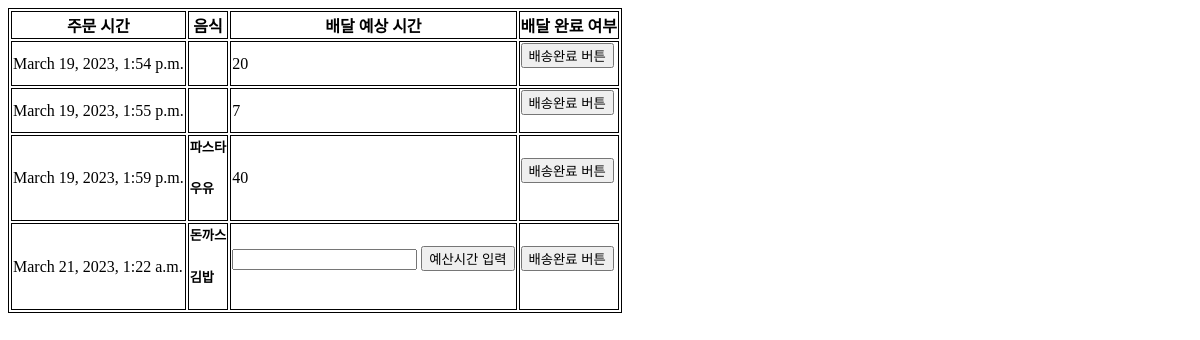
The page /delivery/orders/ on the database as committed earlier.
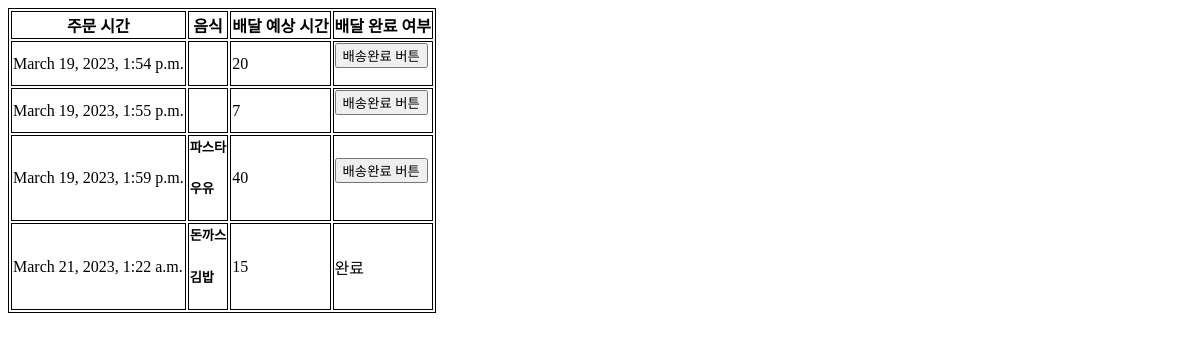
The same page on the database as committed later.
### order/models.py (models this page shows)
class Order(models.Model):
    shop = models.ForeignKey(Shop, on_delete=models.CASCADE)
    order_date = models.DateTimeField('date_ordered')
    address = models.CharField(max_length=40)
    estimated_time = models.IntegerField(default=-1)
    deliver_finish = models.BooleanField(default=0)

### delivery/views.py (the view)
# urls.py: path('orders/', views.order_list, name="order_list"),
@csrf_exempt
def order_list(request):
    if request.method == 'GET':
        order_list = Order.objects.all()
        return render(request, 'delivery/order_list.html', {'order_list':order_list})
    elif request.method == 'POST':
        order_item = Order.objects.get(pk=int(request.POST['order_id']))
        order_item.deliver_finish = 1
        order_item.save()
        return render(request, 'delivery/success.html')

### delivery/templates/delivery/order_list.html (shortened to what this page needs)
<table style="border: 1px solid black;">
    <tr style="border: 1px solid black;">
        <th style="border: 1px solid black;">주문 시간</th>
        <th style="border: 1px solid black;">음식</th>
        <th style="border: 1px solid black;">배달 예상 시간</th>
        <th style="border: 1px solid black;">배달 완료 여부</th>
    </tr>
    {% for order in order_list %}
    <tr style="border: 1px solid black;">
        <td style="border: 1px solid black;">
            {{ order.order_date }}
        </td>
        <td style="border: 1px solid black;">
            {% for food in order.orderfood_set.all %}
                <h5> {{food.food_name}} </h5>
            {% endfor %}
        </td>
        <td style="border: 1px solid black;">
            {% if order.estimated_time == -1 %}
                <form method="post" action="{% url 'timeinput' %}">
                    <input type="number" name="estimated_time">
                    <input type="submit" value="예산시간 입력">
                </form>
            {% else %}
                {{order.estimated_time}}
            {% endif %}
        </td>
        <td style="border: 1px solid black;">
            {% if order.deliver_finish == 0 %}
                <form method="post" action="{% url 'order_list' %}">
                    <input type="submit" value="배송완료 버튼">
                </form>
            {% else %}
                완료
            {% endif %}
        </td>
    </tr>
    {% endfor %}
</table>

Rows that differ between the two databases and show on the page:
changed Order "March 21, 2023, 1:22 a.m.": estimated_time (not shown) → "15"; value "예산시간 입력" → (not shown); deliver_finish False → True (drawn); value "배송완료 버튼" → (not shown)
